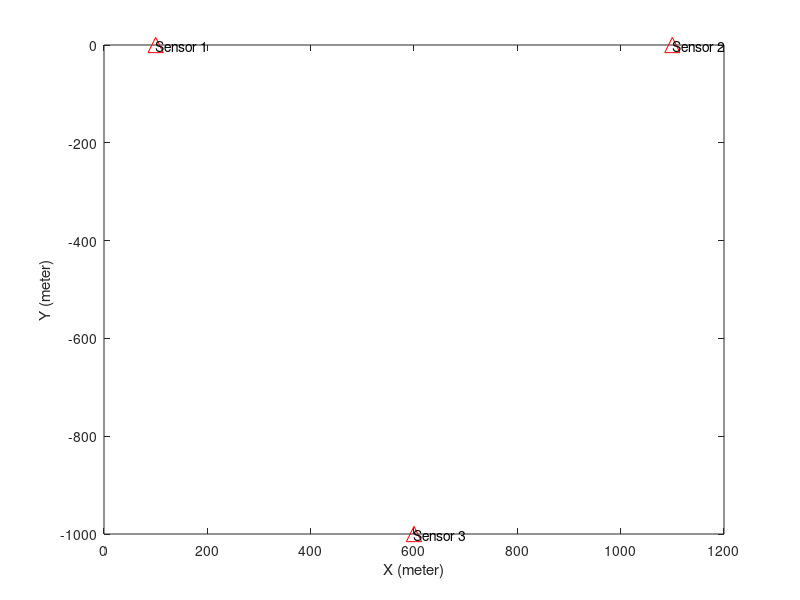

MATLAB code for this plot: (Note: this script raises an error after producing the figure.)
clear all
close all

%% Parameters
N = 3;
iter = 5;                  % Number of iterations
trial = 1;                % Number of trial
locations = 1;           % Number of tested locations
sample = 100;               % Number of samples

% Initial position
mean0 = [0 0];
var0 = [1 1];

% Initial message
in_msg0_x = {[mean0(1) var0(1)]};
in_msg0_y = {[mean0(2) var0(2)]};

in_msg0_x = repmat(in_msg0_x,[1 N]);
in_msg0_y = repmat(in_msg0_y,[1 N]);

% Detection area
x_axis1 = 100;            
x_axis2 = 1100;
y_axis1 = -1000;
y_axis2 = 0;
x_axis = x_axis1:x_axis2;           % Detection area: x axis (meters)
y_axis = y_axis1:y_axis2;           % Detection area: y axis (meters)

% Sensors
sensors = {[100 0], [1100 0], [600 -1000]};     % 3 sensors
%sensors = {[100 0], [1100 0], [600 -1000] [600 -500]}; % 4 sensors 
%sensors = {[100 0], [1100 0], [600 -500], [100 -1000], [1100 -1000]};     % 5 sensors

% Noise
noise_mean = 0;
noise_std = [10];
noise_var_deg = noise_std.^2;     % Measurement error in degree
noise_var = noise_var_deg/360*2*pi;

% Targets
rng(1)
targets = zeros(locations,2);
targets(:,1) = randi([x_axis1 x_axis2],1,locations);
targets(:,2) = randi([y_axis1 y_axis2],1,locations);

% True DOA
theta_deg = zeros(locations,N);

for i=1:N
    sensor = sensors{1,i};
    delta_x = -(sensor(1)-targets(:,1));
    delta_y = -(sensor(2)-targets(:,2));
    theta_deg(:,i) = atan2d(delta_y,delta_x);       % True DOA
    theta(:,i) = theta_deg(:,i)/360*2*pi;
end

% GN
results = cell(locations);
errors = zeros(locations);
for targ_iter=1:locations
    fprintf("Location: %d\n", targ_iter)
        noise_deg = sqrt(noise_var_deg)*randn(N,sample);

        % Measured DOA
        theta_samples_deg = repmat(theta_deg(targ_iter,:)',[1 sample]);
        theta_samples_deg = (theta_samples_deg+noise_deg);

        % Measured DOA - mean and variance
        mean_theta_deg = mean(theta_samples_deg,2);
        var_theta_deg = var(theta_samples_deg,[],2);

        % LS initial position
        A = [ones(N,1) -tand(mean_theta_deg)];

        for i=1:N
            sensor = sensors{1,i};
            b(i,:) = sensor(2)-(sensor(1)*tand(mean_theta_deg(i)));
        end

        init_loc = (A'*A)\A'*b;
        init_loc = flip(init_loc);
        init_loc = init_loc';

        % Initial guess
        x0 = init_loc(1);
        y0 = init_loc(2);

        theta0 = zeros(N,1);

        for i=1:N
            sensor = sensors{1,i};
            delta_x = -(sensor(1)-x0);
            delta_y = -(sensor(2)-y0);
            theta0(i,1) = atan2d(delta_y,delta_x);       % Initial guess
            theta0(i,1) = theta0(i,1)/360*2*pi;
        end
            
        % GN

        % Measured DOA
        theta_samples = theta_samples_deg/360*2*pi;

        % Measured DOA - mean and variance
        mean_theta = mean_theta_deg/360*2*pi;
        var_theta = var_theta_deg/360*2*pi;
        covar = cov(theta_samples');
        theta_q = theta0; % theta at the q-iteration

        loc = zeros(2,iter+1);
        loc(1,1) = x0;
        loc(2,1) = y0;
            
        for iteration=1:iter
            % Jacobian
            sensors_mat = cell2mat(sensors');
            J_temp = (sensors_mat-loc(:,iteration)');
            distance = sum(J_temp.^2,2);
            J_temp2 = [J_temp(:,2) -(J_temp(:,1))];
            distance = [distance distance];
            J = J_temp2./distance;

            % Position at q+1
            loc(:,iteration+1) = loc(:,iteration)+pinv(J'*pinv(covar)*J)*J'*pinv(covar)*(mean_theta-theta_q);
            
            for i=1:N
                sensor = sensors{1,i};
                delta_x = -(sensor(1)-loc(1,iteration+1));
                delta_y = -(sensor(2)-loc(2,iteration+1));
                theta_q(i,1) = atan2d(delta_y,delta_x);
                theta_q(i,1) = theta_q(i,1)/360*2*pi;% Initial guess
            end
            
            
        end 
              
                
        % Convergence check
        last_loc = [loc(1,end),loc(2,end)];

        if (last_loc(1)<-300) || (last_loc(1)>1500) || (last_loc(2)<-1400) || (last_loc(2)>400)
            last_loc = [loc(1,1),loc(2,1)];
        end
        
        loc = loc';
        
        % Plots
        for i=1:N
            sensor = sensors{1,i};
            p = plot(sensor(1),sensor(2),'r^','MarkerSize', 11);
            txt = ['Sensor ',num2str(i)];
            text(sensor(1),sensor(2),txt);
            hold on
        end
        xlabel('X (meter)');
        ylabel('Y (meter)');
        
        h = animatedline('Color','g','Marker','x','MarkerSize',11,'LineWidth',2);
        text(targets(targ_iter,1),targets(targ_iter,2),'Target')
    
        for k=1:length(loc(:,1))
            addpoints(h,loc(k,1),loc(k,2));
            drawnow
            pause
        end
            
        % Collect results and errors
        results{targ_iter}=[last_loc(1);last_loc(2)];
        errors(targ_iter,1) = norm(last_loc-targets(targ_iter,:));
end


